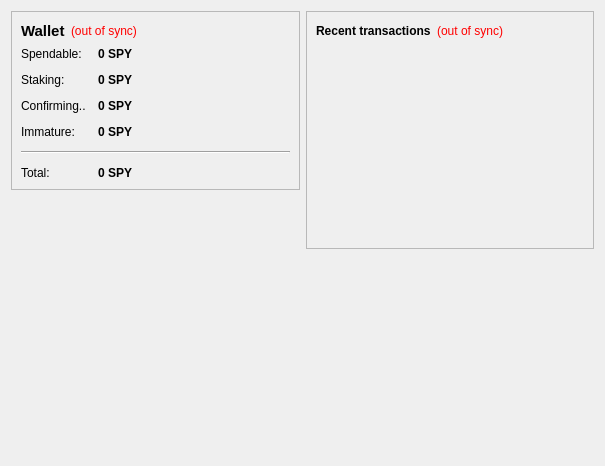
<?xml version="1.0" encoding="UTF-8"?>
<ui version="4.0">
 <class>OverviewPage</class>
 <widget class="QWidget" name="OverviewPage">
  <property name="geometry">
   <rect>
    <x>0</x>
    <y>0</y>
    <width>605</width>
    <height>466</height>
   </rect>
  </property>
  <property name="windowTitle">
   <string>Form</string>
  </property>
  <layout class="QHBoxLayout" name="horizontalLayout" stretch="1,1">
   <item>
    <layout class="QVBoxLayout" name="verticalLayout_2">
     <item>
      <widget class="QFrame" name="frame">
       <property name="frameShape">
        <enum>QFrame::StyledPanel</enum>
       </property>
       <property name="frameShadow">
        <enum>QFrame::Raised</enum>
       </property>
       <layout class="QVBoxLayout" name="verticalLayout_4">
        <item>
         <layout class="QHBoxLayout" name="horizontalLayout_4">
          <item>
           <widget class="QLabel" name="label_5">
            <property name="font">
             <font>
              <pointsize>11</pointsize>
              <weight>75</weight>
              <bold>true</bold>
             </font>
            </property>
            <property name="text">
             <string>Wallet</string>
            </property>
           </widget>
          </item>
          <item>
           <widget class="QLabel" name="labelWalletStatus">
            <property name="toolTip">
             <string>The displayed information may be out of date. Your wallet automatically synchronizes with the Seedpay network after a connection is established, but this process has not completed yet.</string>
            </property>
            <property name="styleSheet">
             <string notr="true">QLabel { color: red; }</string>
            </property>
            <property name="text">
             <string notr="true">(out of sync)</string>
            </property>
            <property name="alignment">
             <set>Qt::AlignLeading|Qt::AlignLeft|Qt::AlignVCenter</set>
            </property>
           </widget>
          </item>
          <item>
           <spacer name="horizontalSpacer_2">
            <property name="orientation">
             <enum>Qt::Horizontal</enum>
            </property>
            <property name="sizeHint" stdset="0">
             <size>
              <width>40</width>
              <height>20</height>
             </size>
            </property>
           </spacer>
          </item>
         </layout>
        </item>
        <item>
         <layout class="QFormLayout" name="formLayout_2">
          <property name="fieldGrowthPolicy">
           <enum>QFormLayout::AllNonFixedFieldsGrow</enum>
          </property>
          <property name="horizontalSpacing">
           <number>12</number>
          </property>
          <property name="verticalSpacing">
           <number>12</number>
          </property>
          <item row="0" column="0">
           <widget class="QLabel" name="label">
            <property name="text">
             <string>Spendable:</string>
            </property>
           </widget>
          </item>
          <item row="0" column="1">
           <widget class="QLabel" name="labelBalance">
            <property name="font">
             <font>
              <weight>75</weight>
              <bold>true</bold>
             </font>
            </property>
            <property name="cursor">
             <cursorShape>IBeamCursor</cursorShape>
            </property>
            <property name="toolTip">
             <string>Your current spendable balance</string>
            </property>
            <property name="text">
             <string notr="true">0 SPY</string>
            </property>
            <property name="textInteractionFlags">
             <set>Qt::LinksAccessibleByMouse|Qt::TextSelectableByKeyboard|Qt::TextSelectableByMouse</set>
            </property>
           </widget>
          </item>
          <item row="1" column="0">
           <widget class="QLabel" name="label_6">
            <property name="text">
             <string>Staking:</string>
            </property>
           </widget>
          </item>
          <item row="1" column="1">
           <widget class="QLabel" name="labelStake">
            <property name="font">
             <font>
              <weight>75</weight>
              <bold>true</bold>
             </font>
            </property>
            <property name="cursor">
             <cursorShape>IBeamCursor</cursorShape>
            </property>
            <property name="toolTip">
             <string>Total of coins that was staked, and do not yet count toward the current balance</string>
            </property>
            <property name="text">
             <string notr="true">0 SPY</string>
            </property>
            <property name="textInteractionFlags">
             <set>Qt::LinksAccessibleByMouse|Qt::TextSelectableByKeyboard|Qt::TextSelectableByMouse</set>
            </property>
           </widget>
          </item>
          <item row="2" column="0">
           <widget class="QLabel" name="label_3">
            <property name="text">
             <string>Confirming..</string>
            </property>
           </widget>
          </item>
          <item row="2" column="1">
           <widget class="QLabel" name="labelUnconfirmed">
            <property name="font">
             <font>
              <weight>75</weight>
              <bold>true</bold>
             </font>
            </property>
            <property name="cursor">
             <cursorShape>IBeamCursor</cursorShape>
            </property>
            <property name="toolTip">
             <string>Total of transactions that have yet to be confirmed, and do not yet count toward the current balance</string>
            </property>
            <property name="text">
             <string notr="true">0 SPY</string>
            </property>
            <property name="textInteractionFlags">
             <set>Qt::LinksAccessibleByMouse|Qt::TextSelectableByKeyboard|Qt::TextSelectableByMouse</set>
            </property>
           </widget>
          </item>
          <item row="3" column="0">
           <widget class="QLabel" name="labelImmatureText">
            <property name="text">
             <string>Immature:</string>
            </property>
           </widget>
          </item>
          <item row="3" column="1">
           <widget class="QLabel" name="labelImmature">
            <property name="font">
             <font>
              <weight>75</weight>
              <bold>true</bold>
             </font>
            </property>
            <property name="toolTip">
             <string>Mined balance that has not yet matured</string>
            </property>
            <property name="text">
             <string notr="true">0 SPY</string>
            </property>
            <property name="textInteractionFlags">
             <set>Qt::LinksAccessibleByMouse|Qt::TextSelectableByKeyboard|Qt::TextSelectableByMouse</set>
            </property>
           </widget>
          </item>
          <item row="4" column="0" colspan="2">
           <widget class="Line" name="line">
            <property name="orientation">
             <enum>Qt::Horizontal</enum>
            </property>
           </widget>
          </item>
          <item row="5" column="0">
           <widget class="QLabel" name="labelTotalText">
            <property name="text">
             <string>Total:</string>
            </property>
           </widget>
          </item>
          <item row="5" column="1">
           <widget class="QLabel" name="labelTotal">
            <property name="font">
             <font>
              <weight>75</weight>
              <bold>true</bold>
             </font>
            </property>
            <property name="cursor">
             <cursorShape>IBeamCursor</cursorShape>
            </property>
            <property name="toolTip">
             <string>Your current total balance</string>
            </property>
            <property name="text">
             <string notr="true">0 SPY</string>
            </property>
            <property name="textInteractionFlags">
             <set>Qt::LinksAccessibleByMouse|Qt::TextSelectableByKeyboard|Qt::TextSelectableByMouse</set>
            </property>
           </widget>
          </item>
         </layout>
        </item>
       </layout>
      </widget>
     </item>
     <item>
      <spacer name="verticalSpacer">
       <property name="orientation">
        <enum>Qt::Vertical</enum>
       </property>
       <property name="sizeHint" stdset="0">
        <size>
         <width>20</width>
         <height>40</height>
        </size>
       </property>
      </spacer>
     </item>
     <item>
      <widget class="QLabel" name="label_2">
       <property name="text">
        <string/>
       </property>
       <property name="pixmap">
        <pixmap resource="../bitcoin.qrc">:/icons/Seedpay</pixmap>
       </property>
      </widget>
     </item>
    </layout>
   </item>
   <item>
    <layout class="QVBoxLayout" name="verticalLayout_3">
     <item>
      <widget class="QFrame" name="frame_2">
       <property name="frameShape">
        <enum>QFrame::StyledPanel</enum>
       </property>
       <property name="frameShadow">
        <enum>QFrame::Raised</enum>
       </property>
       <layout class="QVBoxLayout" name="verticalLayout">
        <item>
         <layout class="QHBoxLayout" name="horizontalLayout_2">
          <item>
           <widget class="QLabel" name="label_4">
            <property name="text">
             <string>&lt;b&gt;Recent transactions&lt;/b&gt;</string>
            </property>
           </widget>
          </item>
          <item>
           <widget class="QLabel" name="labelTransactionsStatus">
            <property name="toolTip">
             <string>The displayed information may be out of date. Your wallet automatically synchronizes with the Seedpay network after a connection is established, but this process has not completed yet.</string>
            </property>
            <property name="styleSheet">
             <string notr="true">QLabel { color: red; }</string>
            </property>
            <property name="text">
             <string notr="true">(out of sync)</string>
            </property>
            <property name="alignment">
             <set>Qt::AlignRight|Qt::AlignTrailing|Qt::AlignVCenter</set>
            </property>
           </widget>
          </item>
          <item>
           <spacer name="horizontalSpacer">
            <property name="orientation">
             <enum>Qt::Horizontal</enum>
            </property>
            <property name="sizeHint" stdset="0">
             <size>
              <width>40</width>
              <height>20</height>
             </size>
            </property>
           </spacer>
          </item>
         </layout>
        </item>
        <item>
         <widget class="QListView" name="listTransactions">
          <property name="styleSheet">
           <string notr="true">QListView { background: transparent; }</string>
          </property>
          <property name="frameShape">
           <enum>QFrame::NoFrame</enum>
          </property>
          <property name="verticalScrollBarPolicy">
           <enum>Qt::ScrollBarAlwaysOff</enum>
          </property>
          <property name="horizontalScrollBarPolicy">
           <enum>Qt::ScrollBarAlwaysOff</enum>
          </property>
          <property name="selectionMode">
           <enum>QAbstractItemView::NoSelection</enum>
          </property>
         </widget>
        </item>
       </layout>
      </widget>
     </item>
     <item>
      <spacer name="verticalSpacer_2">
       <property name="orientation">
        <enum>Qt::Vertical</enum>
       </property>
       <property name="sizeHint" stdset="0">
        <size>
         <width>20</width>
         <height>40</height>
        </size>
       </property>
      </spacer>
     </item>
    </layout>
   </item>
  </layout>
 </widget>
 <resources>
  <include location="../bitcoin.qrc"/>
 </resources>
 <connections/>
</ui>
